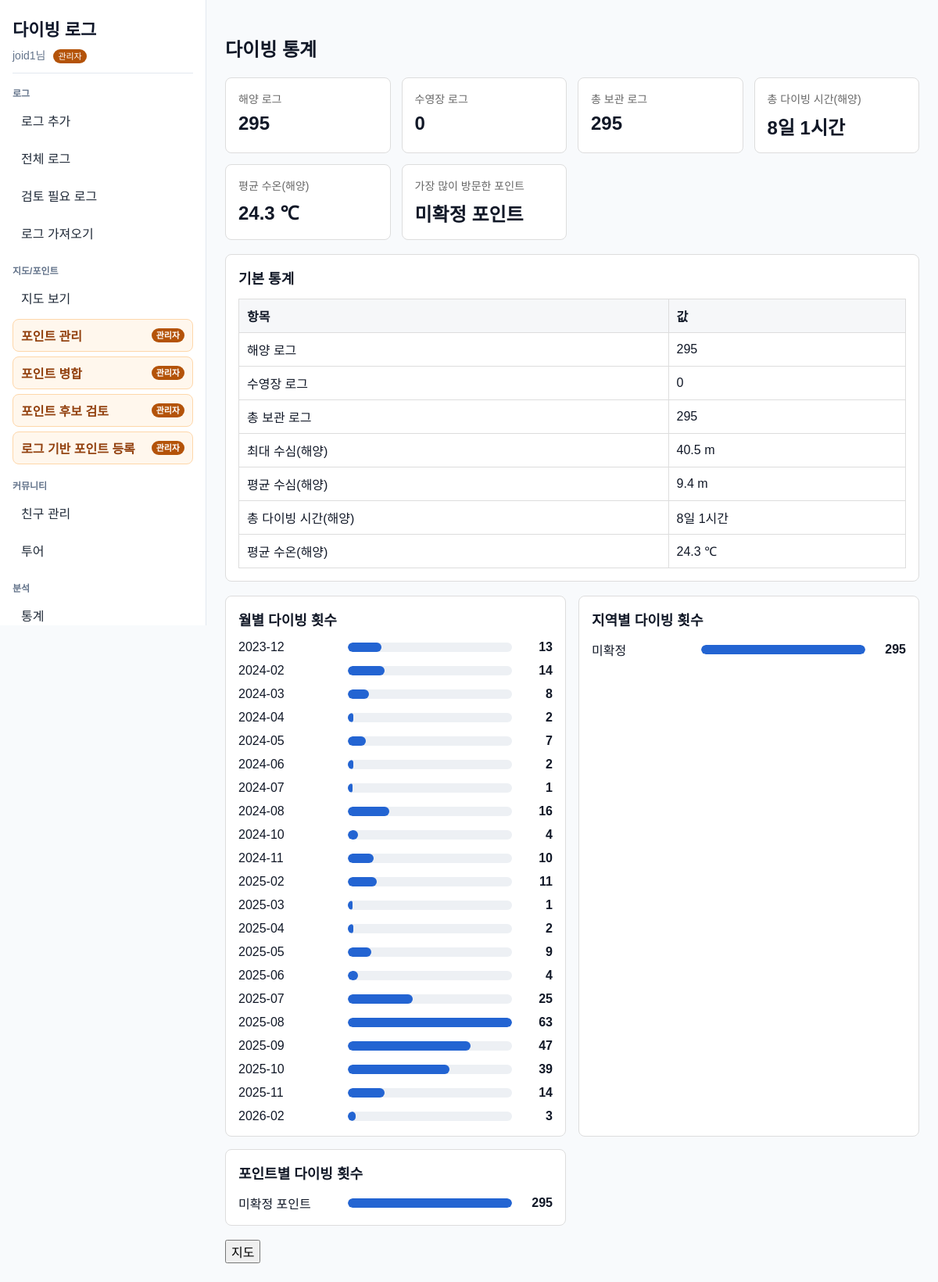
/stats (signed in), run on the app's committed database.
### app/models.py (models this page shows)
class User(Base):
    __tablename__ = "users"
    id = Column(Integer, primary_key=True, index=True)
    username = Column(String, unique=True, index=True, nullable=False)
    password_hash = Column(String, nullable=False)
    is_admin = Column(Boolean, default=False, nullable=False)

class DivePoint(Base):
    __tablename__ = "dive_points"
    id = Column(Integer, primary_key=True, index=True)
    name = Column(String, index=True)
    area_id = Column(Integer, ForeignKey("areas.id"))
    latitude = Column(Float, nullable=True)
    longitude = Column(Float, nullable=True)
    point_type = Column(String, nullable=False, default="OCEAN")
    memo = Column(String, nullable=True)
    area = relationship("Area", backref="dive_points")

class Region(Base):
    __tablename__ = "regions"
    id = Column(Integer, primary_key=True, index=True)
    name = Column(String, unique=True, index=True)
    country_id = Column(Integer, ForeignKey("countries.id"), nullable=True)
    country = relationship("Country", backref="regions")

### main.py (the view)
@app.get("/stats")
def stats_page(request: Request):
    db = SessionLocal()
    try:
        current_user = get_current_user(request, db)
        visible_logs_query = db.query(DiveLog).filter(visible_log_condition(current_user))
        ocean_logs_query = (
            db.query(DiveLog)
            .join(DivePoint, DiveLog.dive_point_id == DivePoint.id)
            .filter(visible_log_condition(current_user))
            .filter(DivePoint.point_type == "OCEAN")
        )
        pool_logs_query = (
            db.query(DiveLog)
            .join(DivePoint, DiveLog.dive_point_id == DivePoint.id)
            .filter(visible_log_condition(current_user))
            .filter(DivePoint.point_type == "POOL")
        )
        total_dives = ocean_logs_query.with_entities(func.count(DiveLog.id)).scalar()
        pool_dives = pool_logs_query.with_entities(func.count(DiveLog.id)).scalar()
        total_stored_logs = visible_logs_query.with_entities(func.count(DiveLog.id)).scalar()
        max_depth = ocean_logs_query.with_entities(func.max(DiveLog.max_depth)).scalar()
        avg_depth = ocean_logs_query.with_entities(func.avg(DiveLog.avg_depth)).scalar()
        total_dive_time = ocean_logs_query.with_entities(func.sum(DiveLog.dive_time)).scalar()
        total_dive_time_display = format_dive_duration(total_dive_time)
        avg_water_temp = ocean_logs_query.with_entities(func.avg(DiveLog.water_temp)).scalar()
        monthly_dive_date = monthly_dive_date_expression(db).label("month")
        monthly_dives = (
            db.query(
                monthly_dive_date,
                func.count(DiveLog.id).label("dive_count"),
            )
            .join(DivePoint, DiveLog.dive_point_id == DivePoint.id)
            .filter(visible_log_condition(current_user))
            .filter(DivePoint.point_type == "OCEAN")
            .group_by(monthly_dive_date)
            .order_by(monthly_dive_date)
            .all()
        )
        region_dives = (
            db.query(
                Region.name.label("name"),
                func.count(DiveLog.id).label("dive_count"),
            )
            .select_from(DiveLog)
            .join(DivePoint, DiveLog.dive_point_id == DivePoint.id)
            .join(Area, DivePoint.area_id == Area.id)
            .join(Region, Area.region_id == Region.id)
            .filter(visible_log_condition(current_user))
            .filter(DivePoint.point_type == "OCEAN")
            .group_by(Region.id, Region.name)
            .order_by(func.count(DiveLog.id).desc(), Region.name.asc())
            .all()
        )
        point_dives = (
            db.query(
                DivePoint.name.label("name"),
                func.count(DiveLog.id).label("dive_count"),
            )
            .select_from(DiveLog)
            .join(DivePoint, DiveLog.dive_point_id == DivePoint.id)
            .filter(visible_log_condition(current_user))
            .filter(DivePoint.point_type == "OCEAN")
            .group_by(DivePoint.id, DivePoint.name)
            .order_by(func.count(DiveLog.id).desc(), DivePoint.name.asc())
            .all()
        )
        most_visited_point = point_dives[0] if point_dives else None
        max_monthly_dives = max([row.dive_count for row in monthly_dives], default=0)
        max_region_dives = max([row.dive_count for row in region_dives], default=0)
        max_point_dives = max([row.dive_count for row in point_dives], default=0)
        return templates.TemplateResponse(
            "stats.html",
            {
                "request": request,
                "total_dives": total_dives,
                "pool_dives": pool_dives,
                "total_stored_logs": total_stored_logs,
                "max_depth": max_depth,
                "avg_depth": avg_depth,
                "total_dive_time": total_dive_time,
                "total_dive_time_display": total_dive_time_display,
                "avg_water_temp": avg_water_temp,
                "monthly_dives": monthly_dives,
                "region_dives": region_dives,
                "point_dives": point_dives,
                "most_visited_point": most_visited_point,
                "max_monthly_dives": max_monthly_dives,
                "max_region_dives": max_region_dives,
                "max_point_dives": max_point_dives
            }
        )
    finally:
        db.close()

### templates/stats.html (shortened to what this page needs)
{% extends "base.html" %}
{% block content %}
<div class="stats-page">
    <h2>다이빙 통계</h2>
    <div class="summary-grid">
        <section class="summary-card">
            <div class="summary-label">해양 로그</div>
            <div class="summary-value">{{ total_dives or 0 }}</div>
        </section>
        <section class="summary-card">
            <div class="summary-label">수영장 로그</div>
            <div class="summary-value">{{ pool_dives or 0 }}</div>
        </section>
        <section class="summary-card">
            <div class="summary-label">총 보관 로그</div>
            <div class="summary-value">{{ total_stored_logs or 0 }}</div>
        </section>
        <section class="summary-card">
            <div class="summary-label">총 다이빙 시간(해양)</div>
            <div class="summary-value">{{ total_dive_time_display }}</div>
        </section>
        <section class="summary-card">
            <div class="summary-label">평균 수온(해양)</div>
            <div class="summary-value">
                {% if avg_water_temp is not none %}
                {{ "%.1f"|format(avg_water_temp) }} ℃
                {% else %}
                -
                {% endif %}
            </div>
        </section>
        <section class="summary-card">
            <div class="summary-label">가장 많이 방문한 포인트</div>
            <div class="summary-value">
                {% if most_visited_point %}
                {{ most_visited_point.name }}
                {% else %}
                -
                {% endif %}
            </div>
        </section>
    </div>
    <section class="stats-card">
        <h3>기본 통계</h3>
        <table class="stats-table">
            <tr>
                <th>항목</th>
                <th>값</th>
            </tr>
            <tr>
                <td>해양 로그</td>
                <td>{{ total_dives or 0 }}</td>
            </tr>
            <tr>
                <td>수영장 로그</td>
                <td>{{ pool_dives or 0 }}</td>
            </tr>
            <tr>
                <td>총 보관 로그</td>
                <td>{{ total_stored_logs or 0 }}</td>
            </tr>
            <tr>
                <td>최대 수심(해양)</td>
                <td>{{ max_depth if max_depth is not none else '-' }}{% if max_depth is not none %} m{% endif %}</td>
            </tr>
            <tr>
                <td>평균 수심(해양)</td>
                <td>
                    {% if avg_depth is not none %}
                    {{ "%.1f"|format(avg_depth) }} m
                    {% else %}
                    -
                    {% endif %}
                </td>
            </tr>
            <tr>
                <td>총 다이빙 시간(해양)</td>
                <td>{{ total_dive_time_display }}</td>
            </tr>
            <tr>
                <td>평균 수온(해양)</td>
                <td>
                    {% if avg_water_temp is not none %}
                    {{ "%.1f"|format(avg_water_temp) }} ℃
                    {% else %}
                    -
                    {% endif %}
                </td>
            </tr>
        </table>
    </section>
    <br>
    <div class="stats-grid">
        <section class="stats-card">
            <h3>월별 다이빙 횟수</h3>
            {% if monthly_dives %}
            <div class="bar-list">
                {% for row in monthly_dives %}
                <div class="bar-row">
                    <div class="bar-label" title="{{ row.month }}">{{ row.month }}</div>
                    <div class="bar-track">
                        <div class="bar-fill" style="width: {{ (row.dive_count / max_monthly_dives * 100) if max_monthly_dives else 0 }}%;"></div>
                    </div>
                    <div class="bar-count">{{ row.dive_count }}</div>
                </div>
                {% endfor %}
            </div>
            {% else %}
            <p class="empty-text">표시할 로그가 없습니다.</p>
            {% endif %}
        </section>
        <section class="stats-card">
            <h3>지역별 다이빙 횟수</h3>
            {% if region_dives %}
            <div class="bar-list">
                {% for row in region_dives %}
                <div class="bar-row">
                    <div class="bar-label" title="{{ row.name }}">{{ row.name }}</div>
                    <div class="bar-track">
                        <div class="bar-fill" style="width: {{ (row.dive_count / max_region_dives * 100) if max_region_dives else 0 }}%;"></div>
                    </div>
                    <div class="bar-count">{{ row.dive_count }}</div>
                </div>
                {% endfor %}
            </div>
            {% else %}
            <p class="empty-text">표시할 로그가 없습니다.</p>
            {% endif %}
        </section>
        <section class="stats-card">
            <h3>포인트별 다이빙 횟수</h3>
            {% if point_dives %}
            <div class="bar-list">
                {% for row in point_dives %}
                <div class="bar-row">
                    <div class="bar-label" title="{{ row.name }}">{{ row.name }}</div>
                    <div class="bar-track">
                        <div class="bar-fill" style="width: {{ (row.dive_count / max_point_dives * 100) if max_point_dives else 0 }}%;"></div>
                    </div>
                    <div class="bar-count">{{ row.dive_count }}</div>
                </div>
                {% endfor %}
            </div>
            {% else %}
            <p class="empty-text">표시할 로그가 없습니다.</p>
            {% endif %}
        </section>
    </div>
    <div class="bottom-actions">
        <a href="/map"><button>지도</button></a>
    </div>
</div>
{% endblock %}

### templates/base.html (shortened to what this page needs)
<!DOCTYPE html>
<html>
<head>
<link
 rel="stylesheet"
 href="https://unpkg.com/leaflet@1.9.4/dist/leaflet.css"
/>
<link rel="stylesheet" href="/static/css/style.css">
</head>
<body>
<div class="app-shell">
    <aside class="sidebar">
        <div class="sidebar-header">
            <a class="brand-link" href="/">다이빙 로그</a>
            {% if request.session.get("user_id") %}
            <div class="nav-user">
                {{ request.session.get("username") }}님
                {% if request.session.get("is_admin") %}<span class="admin-badge">관리자</span>{% endif %}
            </div>
            {% endif %}
        </div>
        <nav class="nav-groups" aria-label="주 메뉴">
            <div class="nav-group">
                <div class="nav-group-title">로그</div>
                <a class="nav-link" href="/log/add">로그 추가</a>
                <a class="nav-link" href="/logs">전체 로그</a>
                <a class="nav-link" href="/logs/review-needed">검토 필요 로그</a>
                <a class="nav-link" href="/import">로그 가져오기</a>
            </div>
            <div class="nav-group">
                <div class="nav-group-title">지도/포인트</div>
                <a class="nav-link" href="/map">지도 보기</a>
                {% if request.session.get("is_admin") %}
                <a class="nav-link admin-link" href="/admin/divepoints">포인트 관리 <span class="admin-badge">관리자</span></a>
                <a class="nav-link admin-link" href="/admin/points/merge">포인트 병합 <span class="admin-badge">관리자</span></a>
                <a class="nav-link admin-link" href="/admin/points/candidates">포인트 후보 검토 <span class="admin-badge">관리자</span></a>
                <a class="nav-link admin-link" href="/admin/points/from-logs">로그 기반 포인트 등록 <span class="admin-badge">관리자</span></a>
                {% endif %}
            </div>
            <div class="nav-group">
                <div class="nav-group-title">커뮤니티</div>
                <a class="nav-link" href="/friends">친구 관리</a>
                <a class="nav-link" href="/trips">투어</a>
            </div>
            <div class="nav-group">
                <div class="nav-group-title">분석</div>
                <a class="nav-link" href="/stats">통계</a>
            </div>
        </nav>
    </aside>
    <main class="main-content">
        {% block content %}{% endblock %}
    </main>
</div>
</body>
</html>

### static/css/style.css (style rules this page uses)
* { box-sizing: border-box; }
body { margin: 0; font-family: Arial, sans-serif; color: #111827; background: #f8fafc; }
button, input, select, textarea { font: inherit; }
.app-shell { display: flex; min-height: 100vh; }
.sidebar { position: sticky; top: 0; width: 264px; height: 100vh; display: flex; flex-direction: column; gap: 16px; padding: 20px 16px; border-right: 1px solid #e2e8f0; background: #ffffff; overflow-y: auto; }
.sidebar-header { padding-bottom: 12px; border-bottom: 1px solid #e2e8f0; }
.brand-link { display: block; color: #0f172a; font-size: 22px; font-weight: 700; text-decoration: none; }
.nav-user { margin-top: 8px; color: #64748b; font-size: 14px; }
.nav-groups { display: flex; flex: 1; flex-direction: column; gap: 18px; }
.nav-group { display: grid; gap: 6px; }
.nav-group-title { color: #64748b; font-size: 12px; font-weight: 700; letter-spacing: 0; }
.nav-link, .nav-action { display: flex; align-items: center; justify-content: space-between; width: 100%; min-height: 38px; padding: 8px 10px; border: 1px solid transparent; border-radius: 8px; color: #1f2937; background: transparent; text-align: left; text-decoration: none; cursor: pointer; }
.admin-link { border-color: #fed7aa; background: #fff7ed; color: #92400e; font-weight: 700; }
.admin-badge { display: inline-block; margin-left: 6px; padding: 2px 6px; border-radius: 999px; background: #b45309; color: #ffffff; font-size: 11px; line-height: 1.3; white-space: nowrap; }
.main-content { flex: 1; min-width: 0; padding: 24px; }

### templates/stats.html (style rules this page uses)
.stats-page { max-width: 1120px; }
.summary-grid { display: grid; grid-template-columns: repeat(auto-fit, minmax(180px, 1fr)); gap: 14px; margin-bottom: 18px; }
.summary-card, .stats-card { border: 1px solid #ddd; border-radius: 8px; background: #fff; padding: 16px; }
.summary-label { margin-bottom: 8px; color: #666; font-size: 14px; }
.summary-value { font-size: 24px; font-weight: 700; }
.stats-grid { display: grid; grid-template-columns: repeat(auto-fit, minmax(300px, 1fr)); gap: 16px; }
.stats-card h3 { margin: 0 0 14px; font-size: 18px; }
.stats-table { width: 100%; border-collapse: collapse; }
.stats-table th, .stats-table td { padding: 9px 10px; border: 1px solid #ddd; text-align: left; }
.stats-table th { background: #f6f7f9; }
.bar-list { display: grid; gap: 12px; }
.bar-row { display: grid; grid-template-columns: minmax(90px, 130px) 1fr 42px; gap: 10px; align-items: center; }
.bar-label { overflow: hidden; text-overflow: ellipsis; white-space: nowrap; }
.bar-track { height: 12px; border-radius: 6px; background: #edf0f4; overflow: hidden; }
.bar-fill { height: 100%; min-width: 6px; border-radius: 6px; background: #2364d2; }
.bar-count { text-align: right; font-weight: 700; }
.bottom-actions { margin-top: 18px; }

### data on the page
User: session.get "joid1"
DivePoint: name "미확정 포인트", {{ (row.dive_count / max_point_dives * 100) if max_point_dives else 0 }} 100.0 (drawn), dive_count "295"
Region: name "미확정", {{ (row.dive_count / max_region_dives * 100) if max_region_dives else 0 }} 100.0 (drawn), dive_count "295"

### other printed values
{{ total_dives or 0 }} "295"
{{ pool_dives or 0 }} "0"
{{ total_stored_logs or 0 }} "295"
{{ total_dive_time_display }} "8일 1시간"
{{ "%.1f"|format(avg_water_temp) }} "24.3"
{{ max_depth if max_depth is not none else '-' }} "40.5"
{{ "%.1f"|format(avg_depth) }} "9.4"
{{ row.month }} "2023-12" "2024-02" "2024-03" "2024-04" "2024-05" "2024-06" "2024-07" "2024-08" "2024-10" "2024-11" "2025-02" "2025-03" "2025-04" "2025-05" "2025-06" "2025-07" "2025-08" "2025-09" "2025-10" "2025-11" "2026-02"
{{ row.dive_count }} "13" "14" "8" "2" "7" "2" "1" "16" "4" "10" "11" "1" "2" "9" "4" "25" "63" "47" "39" "14" "3"
